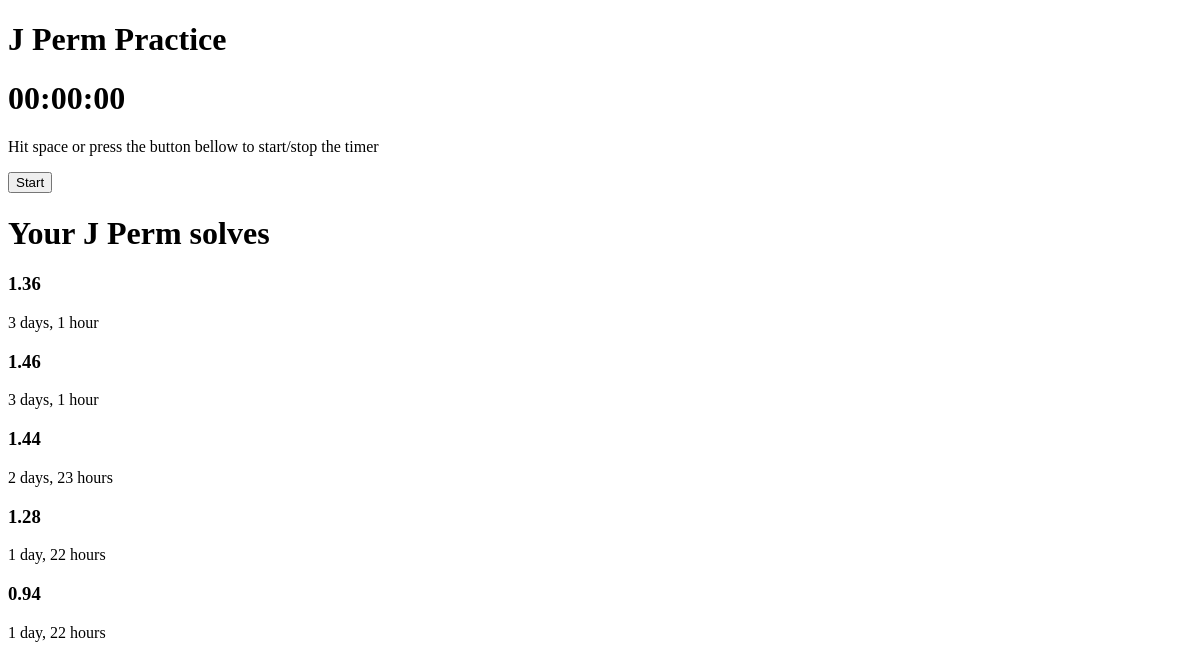
Page /practice/1 (signed in) on the earlier database version.
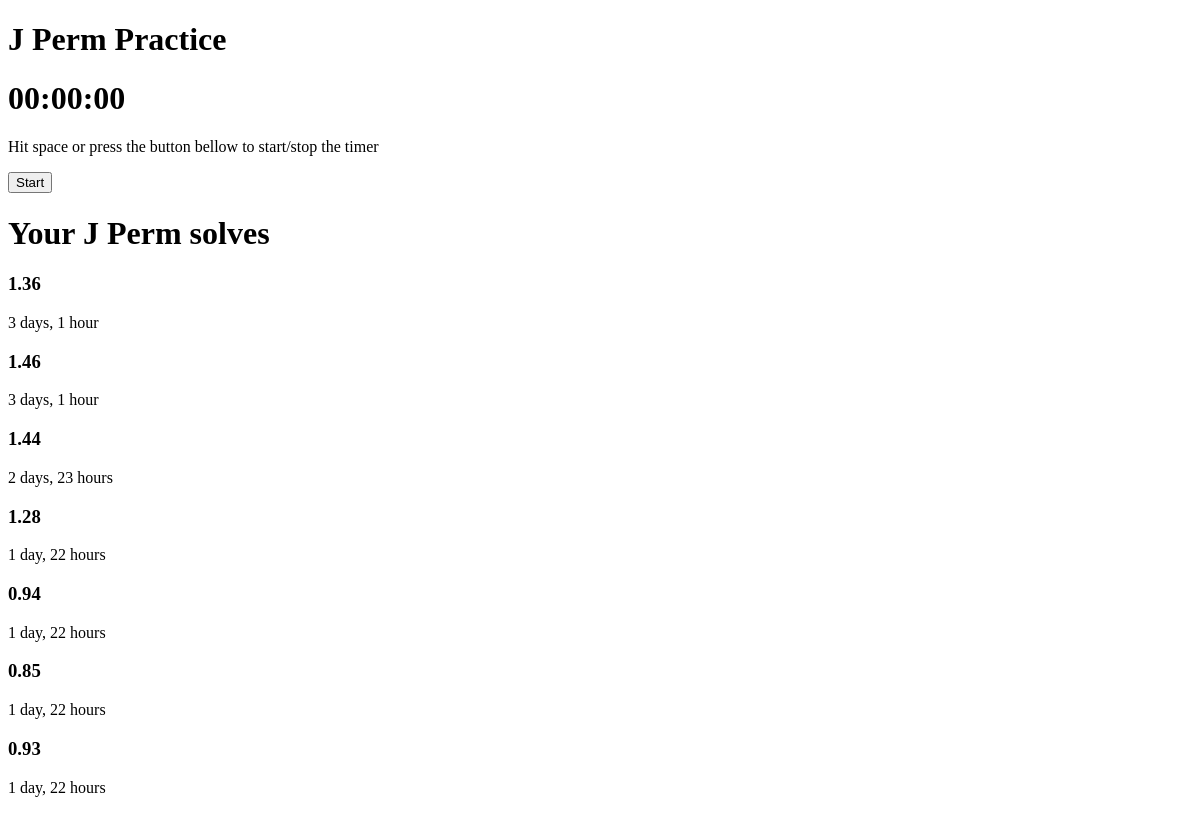
Same page on the later database version.
### main/models.py (models this page shows, shortened)
class Solve(models.Model):
    user = models.ForeignKey(User, on_delete=models.CASCADE)
    time = models.FloatField()
    algorithm = models.ForeignKey(Algorithm, on_delete=models.CASCADE)
    timestamp = models.DateTimeField(auto_now_add=True)

### main/views.py (the view)
# urls.py: path('practice/<int:id>', views.practice_page, name="practice"),
def practice_page(request, id):
    algorithm = models.Algorithm.objects.get(id=id)
    solves = models.Solve.objects.filter(user=request.user, algorithm=algorithm)
    return render(request, 'practice.html', {
        "algorithm": algorithm,
        "solves": solves,
    })

### main/templates/practice.html (shortened to what this page needs)
{% extends 'layout.html' %}
{% load static %}
{% block body %}
    <div>
        <h1 id="algorithm-title">{{ algorithm.name }} Practice</h1>
        <h1 id="timer" data-algorithm-id="{{ algorithm.id }}">
            <span id="minute">00</span>:<span id="second">00</span>:<span id="milisecond">00</span>
        </h1>
        <p>Hit space or press the button bellow to start/stop the timer</p>
        <button id="timer-btn">Start</button>
    </div>
    <div>
        <h1>Your {{ algorithm.name }} solves</h1>
        {% if solves %}
            {% for solve in solves %}
                <h3>{{ solve.time|floatformat:2 }}</h3>
                <p>{{ solve.timestamp|timesince }}</p>
            {% endfor %}
        {% endif %}
    </div>
{% endblock %}

Differences in the rows shown:
added Solve: time "0.85", timestamp "1 day, 22 hours"
added Solve: time "0.93", timestamp "1 day, 22 hours"
